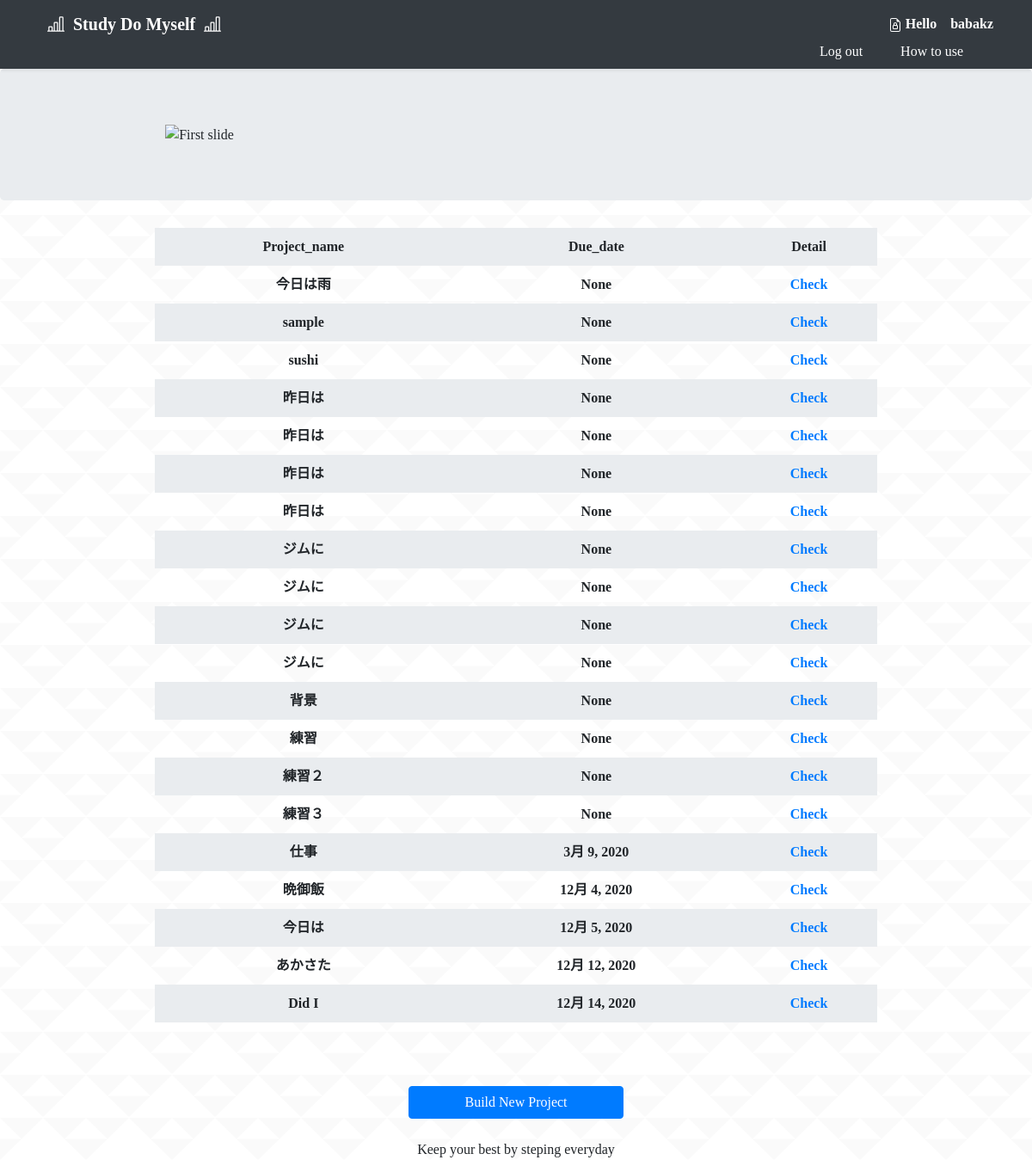
/mypage/ (signed in), run on an earlier commit of the app's database.
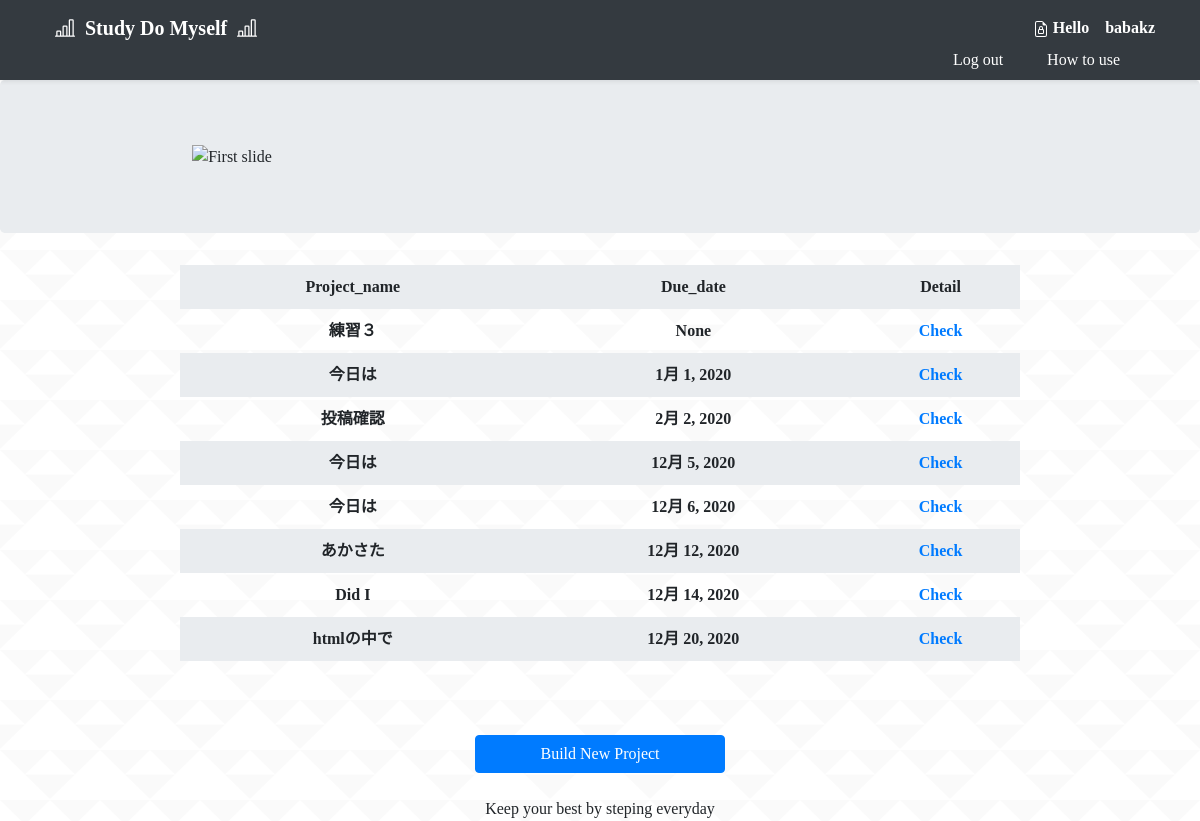
And on a later commit of the database.
### studyapp/models.py (models this page shows, shortened)
class Project(models.Model):
    author = models.ForeignKey(settings.AUTH_USER_MODEL, on_delete=models.CASCADE)
    project_name = models.CharField('プロジェクト名', max_length=200, blank=False)
    description = models.TextField('目標', blank=False)
    expenses_item = models.CharField('経費項目', max_length=200, blank=True)
    expenses = models.CharField('経費', max_length=200, blank=True)
    build_date = models.DateField(verbose_name='作成日', blank=True, default=timezone.datetime.today())
    due_date = models.DateField(verbose_name='設定日', blank=True, null=True)

### studyapp/views.py (the view)
# urls.py: path('mypage/', mypage, name='mypage'),
def mypage(request):
    projects = Project.objects.filter(build_date__lte=timezone.now()).order_by('due_date')
    return render(request, 'mypage.html', {'projects':projects})

### templates/mypage.html (shortened to what this page needs)
{% extends 'base.html' %}
{% load static %}
{% block content %}
<!doctype html>
<html lang="ja">
<head>
  <link rel="stylesheet" href="{% static 'css/mypage.css' %}">
</head>
<body>
  <header>
    <div class="navbar navbar-dark bg-dark shadow-sm">
      <div class="container d-flex justify-content-between">
        <a href="{% url 'mypage' %}" class="navbar-brand d-flex align-items-center">
          <strong>Study Do Myself</strong>
        </a>
        <div class="user-name">
          {% if user.is_authenticated %}
          <strong>Hello　{{ user.username }}</strong>
          {% endif %}
        </div>
        <div class="container-fluid">
          <div class="menu-item active">
            {% if user.is_authenticated %}
            <a href="{% url 'logout' %}">Log out</a>
            <a href="">How to use</a>
            {% endif %}
          </div>
        </div>
      </div>
    </div>
  </header>
  <main role="main">
    <section class="jumbotron text-center">
      <div class="carousel slide" data-ride="carousel" style="width:400px">
        <div class="carousel-inner">
          <div class="carousel-item active">
            <img src="slide1.png" alt="First slide">
          </div>
        </div>
      </div>
    </section>
    {% if user.is_authenticated %}
    <div class=contents>
      <table>
        <tr class='term'>
          <th> Project_name </th>
          <th> Due_date </th>
          <th> Detail </th>
        </tr>
        {% for project in projects %}
          {% if request.user.id == project.author.id %}
          <tr class='items'>
           <th> {{ project.project_name }} </th>
           <th> {{ project.due_date }} </th>
           <th> <a href="{% url 'project_detail' pk=project.id %}">Check </th>
          </tr>
          {% endif %}
        {% endfor %}
      </table>
      {% endif %}
      <br>
      <div class="container-fluid mx-auto" style="width:300px;">
        <a class="btn btn-primary" style="width:250px; margin-right:auto; margin-left:auto;" href="{% url 'project' %}"
          role="button">Build New Project</a>
      </div>
    </div>
  </main>
  <br>
  <footer>
    <div class="container-fluid" style="margin-right:auto; margin-left:auto; width:300px;">
      Keep your best by steping everyday
    </div>
  </footer>
</body>
</html>
{% endblock content %}

### templates/base.html (shortened to what this page needs)
{% load static %}
<!doctype html>
<html lang="ja">
  <head>
    <link ref="stylesheet" href="{% static 'css/base.css' %}">
    <link rel="stylesheet" href="https://stackpath.bootstrapcdn.com/bootstrap/4.5.0/css/bootstrap.min.css">
  </head>
  <body>
    {% block content %}
    {% endblock content %}
  </body>
</html>

### studyapp/static/css/mypage.css (style rules this page uses)
body { font-family: 'Comic Sans MS'; background-image: url(../img/triangle-mosaic.png); }
.menu-item.active { width: 100%; padding: 0; text-align: right; }
.user-name { color: white; }
.menu-item.active a { color: white; padding: 20px; }
.contents { margin-left: auto; }
.container-fluid { text-align: center; }
footer { padding-left: auto; padding-right: auto; }
table { width: 70%; border-collapse: collapse; border-spacing: 0; margin-right: auto; margin-left: auto; }
table th,table td { padding: 10px 0; text-align: center; }
table tr:nth-child(odd) { background-color: #e9ecef }
.container-fluid.mx-auto { margin-top:50px; }

What changed in the data, as far as the page shows it:
removed Project: project_name "今日は雨", due_date "None"
removed Project: project_name "sample", due_date "None"
removed Project: project_name "sushi", due_date "None"
removed Project: project_name "昨日は", due_date "None"
removed Project: project_name "昨日は", due_date "None"
removed Project: project_name "昨日は", due_date "None"
removed Project: project_name "昨日は", due_date "None"
removed Project: project_name "ジムに", due_date "None"
removed Project: project_name "ジムに", due_date "None"
removed Project: project_name "ジムに", due_date "None"
removed Project: project_name "ジムに", due_date "None"
removed Project: project_name "背景", due_date "None"
removed Project: project_name "練習", due_date "None"
removed Project: project_name "練習２", due_date "None"
removed Project: project_name "仕事", due_date "3月 9, 2020"
removed Project: project_name "晩御飯", due_date "12月 4, 2020"
added Project: project_name "今日は", due_date "1月 1, 2020"
added Project: project_name "投稿確認", due_date "2月 2, 2020"
added Project: project_name "今日は", due_date "12月 6, 2020"
added Project: project_name "htmlの中で", due_date "12月 20, 2020"
